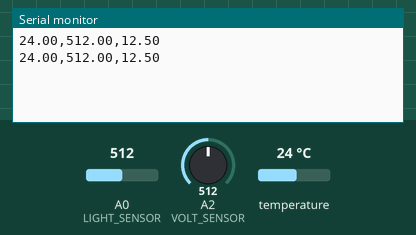
This sketch was run on a simulated Arduino Uno, built with avr-gcc and run on an emulated ATmega328P. On the bench: the last lines printed to the serial monitor. The inputs (shaded band) are chosen by the test bench; at power-on: temperature 24 °C, A0 (LIGHT_SENSOR) = 512, A2 (VOLT_SENSOR) = 512.

Above: at 3.3 s.
3.4 s: temperature set to 12 °C
At 5.2 s:
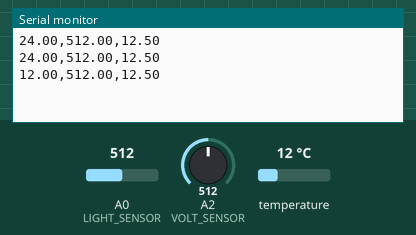
5.9 s: A0 (LIGHT_SENSOR) set to 716
At 6.5 s:
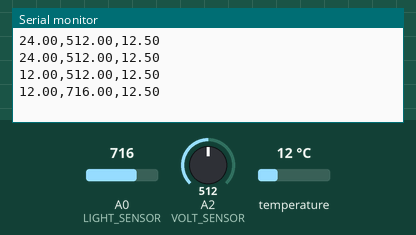
8.4 s: A2 (VOLT_SENSOR) set to 716
At 10.3 s:
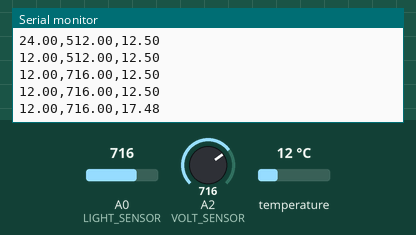
10.9 s: temperature set to 19 °C
At 12.8 s:
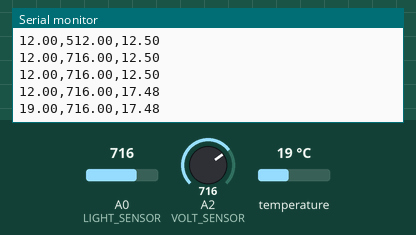
13.4 s: A0 (LIGHT_SENSOR) set to 900
At 15.5 s:
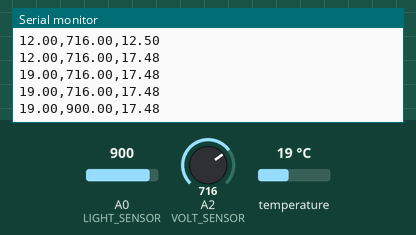
15.9 s: A2 (VOLT_SENSOR) set to 900
At 17.9 s:
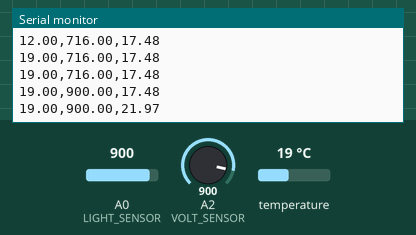
Timing chart, 0 to 19.4 s (numbered marks = the images above; inputs shaded):
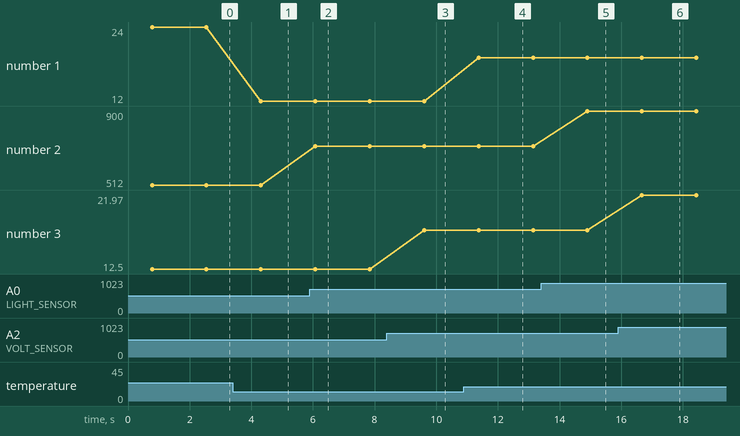

Measured:
- after the input at 3.4 s, the serial monitor: prints a new line after 0.91 s (image 1)
- after the input at 5.9 s, the serial monitor: prints a new line after 0.18 s (image 2)
- after the input at 8.4 s, the serial monitor: prints a new line after 1.2 s (image 3)
- after the input at 10.9 s, the serial monitor: prints a new line after 0.47 s (image 4)
- after the input at 13.4 s, the serial monitor: prints a new line after 1.5 s (image 5)
- after the input at 15.9 s, the serial monitor: prints a new line after 0.77 s (image 6)
- plotted number 1: 24 → 12 after the input at 3.4 s, 12 → 19 after the input at 10.9 s
- plotted number 2: 512 → 716 after the input at 5.9 s, 716 → 900 after the input at 13.4 s

The sketch:

Kafka_Project_Script.ino
```cpp
#include <OneWire.h>
#include <DallasTemperature.h>

// Define inputs for all 3 sensors
#define LIGHT_SENSOR A0 // Light level sensor (LDR)
#define TEMP_SENSOR 2  // Temperature Sensor (Digital)
#define VOLT_SENSOR A2  // Voltage sensor (Resistor step down)
/********************************************************************/
// Setup a oneWire instance to communicate with any OneWire devices
// (not just Maxim/Dallas temperature ICs)
OneWire oneWire(TEMP_SENSOR);
/********************************************************************/
// Pass our oneWire reference to Dallas Temperature.
DallasTemperature sensors(&oneWire);
/********************************************************************/

// Floats for ADC voltage & Input voltage
float adc_voltage = 0.0;
float in_voltage = 0.0;

// Floats for resistor values in divider (in ohms)
float R1 = 30000.0;
float R2 = 7500.0;

// Float for Reference Voltage
float ref_voltage = 5.0;

// Integer for ADC value
int adc_value = 0;

// Float for light sensor input
float LightValue = 0;

//Float for temperature sensor input
float TempValue = 0;

void setup(void)
{
  Serial.begin(9600);
  sensors.begin();
}

void loop(void)
{
  sensors.requestTemperatures();

  LightValue = analogRead(LIGHT_SENSOR);
  TempValue = sensors.getTempCByIndex(0);
  adc_value = analogRead(VOLT_SENSOR);

  adc_voltage  = (adc_value * ref_voltage) / 1024.0;

   // Calculate voltage at divider input
  in_voltage = adc_voltage / (R2/(R1+R2));

  Serial.print(TempValue, 2);
  Serial.print(",");
  Serial.print(LightValue, 2);
  Serial.print(",");
  Serial.println(in_voltage, 2);

  delay(1000);
}
```
